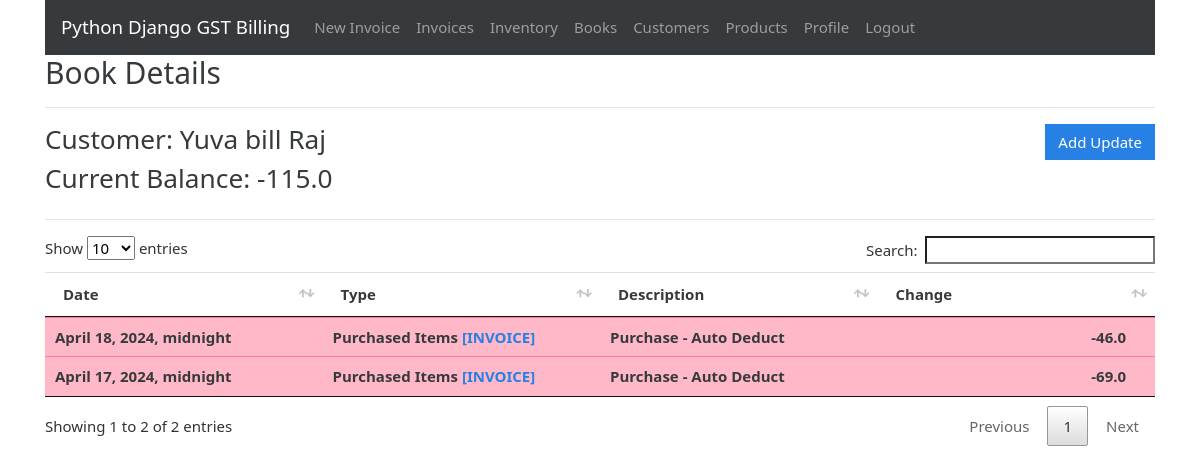
The app's page /books/4 (signed in) with its own data.
### gstbillingapp/models.py (models this page shows, shortened)
class Book(models.Model):
    user = models.ForeignKey(User, null=True, blank=True, on_delete=models.SET_NULL)
    customer = models.ForeignKey(Customer, null=True, blank=True, on_delete=models.SET_NULL)
    current_balance = models.FloatField(default=0)
    last_log = models.ForeignKey('BookLog', null=True, blank=True, default=None, on_delete=models.SET_NULL)

class Customer(models.Model):
    user = models.ForeignKey(User, null=True, blank=True, on_delete=models.SET_NULL)
    customer_name = models.CharField(max_length=200)
    customer_address = models.TextField(max_length=600, blank=True, null=True)
    customer_phone = models.CharField(max_length=14, blank=True, null=True)
    customer_gst = models.CharField(max_length=15, blank=True, null=True)

class BookLog(models.Model):
    parent_book = models.ForeignKey(Book, null=True, blank=True, on_delete=models.CASCADE)
    date = models.DateTimeField(default=datetime.now, blank=True, null=True)
    last_modified = models.DateTimeField(auto_now=True)
    CHANGE_TYPES = [
        (0, 'Paid'),
        (1, 'Purchased Items'),
        (2, 'Sold Items'),
        (4, 'Other'),
    ]
    change_type = models.IntegerField(choices=CHANGE_TYPES, default=0)
    change = models.FloatField(default=0.0)
    associated_invoice = models.ForeignKey(Invoice, blank=True, null=True, default=None, on_delete=models.SET_NULL)
    description = models.TextField(max_length=600, blank=True, null=True)

### gstbillingapp/views.py (the view)
# urls.py: path('books/<int:book_id>', views.book_logs, name='book_logs'),
@login_required
def book_logs(request, book_id):
    context = {}
    book = get_object_or_404(Book, id=book_id, user=request.user)
    book_logs = BookLog.objects.filter(parent_book=book).order_by('-id')
    context['book'] = book
    context['book_logs'] = book_logs
    return render(request, 'gstbillingapp/book_logs.html', context)

### gstbillingapp/templates/gstbillingapp/book_logs.html (shortened to what this page needs)
{% extends "gstbillingapp/base.html" %}
{% load static %}
{% block content %}
<h2>Book Details</h2>
<hr>
<div class="row">
	<div class="col">
		<h3>Customer: {{book.customer.customer_name}}</h3>
		<h3>Current Balance: {{book.current_balance}}</h3>
	</div>
	<div class="col">
		<a href="{% url 'book_logs_add' book.id %}" id="add_customer_btn"><button type="button" class="btn btn-primary">Add Update</button></a>
	</div>
</div>
<hr>
<table class="table table-hover font-weight-bold" id="inventory-logs-table">
	<thead>
		<tr>
			<th>Date</th>
			<th>Type</th>
			<th>Description</th>
			<th>Change</th>
		</tr>
	</thead>
	<tbody class="two-col-form">
		{% for item in book_logs %}
		<tr class="{% if item.change < 0 %}table-danger{% else %}table-success{%endif%}">
			<td>{{item.date}}</td>
			<td>{{item.get_change_type_display}} {% if item.associated_invoice %}<a href="{% url 'invoice_viewer' item.associated_invoice.id %}">[INVOICE]</a>{% endif %}</td>
			<td>{{item.description}}</td>
			<td class="text-right">{{item.change}} &emsp; {{inventory.product.product_unit}}</td>
		{% endfor %}
	</tbody>
</table>
{% endblock %}

### gstbillingapp/static/gstbillingapp/main.css (style rules this page uses)
.two-col-form td, .two-col-form th { width: 25%; }
#add_customer_btn, #add_product_btn { float: right; }

### records on screen
Book: customer.customer_name "Yuva bill Raj", current_balance "-115.0"
BookLog: date "April 18, 2024, midnight", change_type "Purchased Items", shows "[INVOICE]", description "Purchase - Auto Deduct", change "-46.0"
BookLog: date "April 17, 2024, midnight", change_type "Purchased Items", shows "[INVOICE]", description "Purchase - Auto Deduct", change "-69.0"
